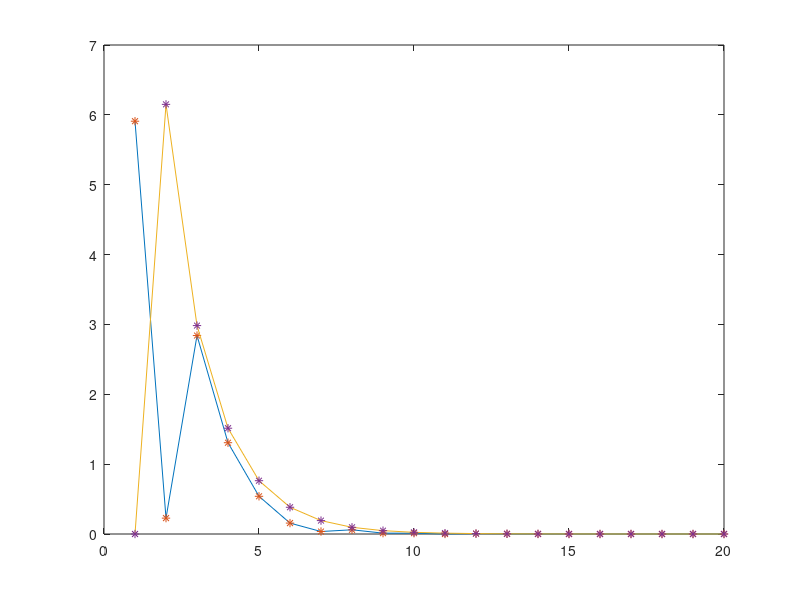

Write MATLAB code to recreate this figure.
% Hallar raices
% Graficada de -20 a 20
% F(X)=X^2+21*X+110.25
% Metodo grafico
E=1*10^-5; %Error que puedo aceptar
e=100; %Error aproximado 
r=-11; %Valor exacto de mi raiz
x= linspace(-20,20,200);
y= (x.^2+21*x+110);
% .*(sin(x^2));
% plot(x,y)
% grid on
% Metodo de la bisección
% -13 Y -1
xl=-13;
xu=-10.3;
c=0;
Error=e;
V=0;
E_Ap=0;
tic
while(E<e)
xr=(xl+xu)/(2);
fxl=xl*xl+21*xl+110;
fxu=xu*xu+21*xu+110;
fxr=xr*xr+21*xr+110;
if (fxl*fxr<0)
    xu=xr;
elseif(fxl*fxr>0)
    xl=xr;
%  elseif(fxl*fxr==0)
end
c=c+1
e=100*abs((r-xr)/r);
Error(c)=e;
V(c)=xr;
    if(c>1)
    E_Ap(c)=100*abs((V(c)-V(c-1))/V(c));
    end
end
toc
plot(Error)
hold on;
plot(Error,'*')
plot(E_Ap)
hold on
plot(E_Ap,'*')
xr
e
tic
roots([1 21 110]) %Ax^2 +bx +c
toc